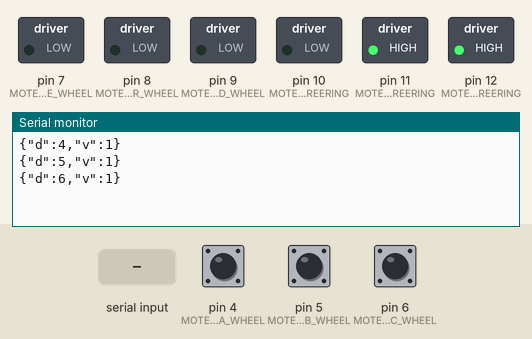
Simulated run of this program. Board: Arduino Nano, built with avr-gcc and run on an emulated ATmega328P. Shown: switched loads named in the program (green lamp = pin HIGH), the last lines printed to the serial monitor. The inputs (shaded band) are chosen by the test bench; at power-on: pin 4 (MOTER_HA_WHEEL) HIGH, pin 5 (MOTER_HB_WHEEL) HIGH, pin 6 (MOTER_HC_WHEEL) HIGH.

Above: at 1.2 s.
1.3 s: "1\n" received over Serial
At 2.1 s:
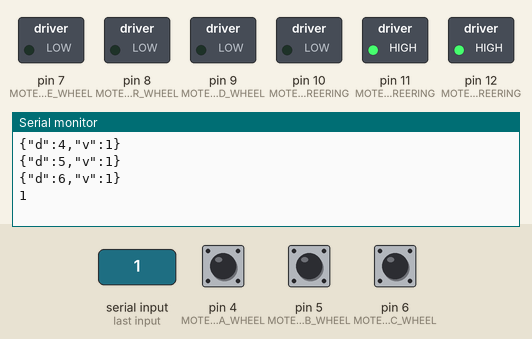
2.8 s: byte 10 ('\n') received over Serial
At 3.2 s:
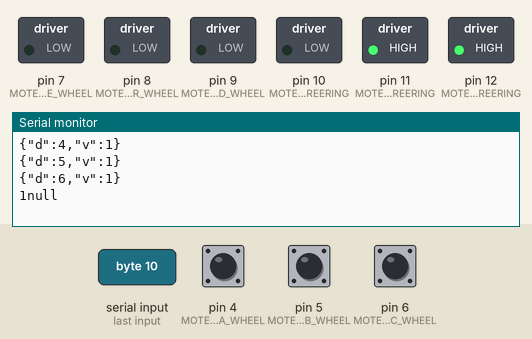

The program:

main.cpp
```cpp
#include <Arduino.h>
#include <ArduinoJson.h>

#if 0
#define DUMP_VAR(x)  { \
  Serial.print(__LINE__);\
  Serial.print("@@"#x"=<");\
  Serial.print(x);\
  Serial.print(">&$");\
}
#else
#define DUMP_VAR(x)  {}
#endif


/*
{"d":7,"v":1}
{"d":7,"v":0}

{"d":8,"v":1}
{"d":8,"v":0}

{"p":9,"v":0}
{"p":9,"v":127}
{"p":9,"v":255}


{"p":10,"v":0}
{"p":10,"v":127}
{"p":10,"v":255}

{"d":11,"v":1}
{"d":11,"v":0}

{"d":12,"v":1}
{"d":12,"v":0}

*/


// pwm pin 9 is bldc driver motor
// pwm pin 10 is linear accator for steering

const static uint8_t MOTER_SPD_WHEEL = 9;
const static uint8_t MOTER_DIR_WHEEL = 8;
const static uint8_t MOTER_BRAKE_WHEEL = 7;

const static uint8_t MOTER_HA_WHEEL = 4;
const static uint8_t MOTER_HB_WHEEL = 5;
const static uint8_t MOTER_HC_WHEEL = 6;

const static uint8_t MOTER_SPD_STREERING = 10;
const static uint8_t MOTER_IN1_STREERING = 11;
const static uint8_t MOTER_IN2_STREERING = 12;

void setup() {
  // put your setup code here, to run once:

  /*
  Digital 9/10ピン(Timer1に対応)
  TCCR1B = (TCCR1B & 0b11111000) | 0x01; //31.373kHz
  TCCR1B = (TCCR1B & 0b11111000) | 0x02; // 3.921kHz
  TCCR1B = (TCCR1B & 0b11111000) | 0x03; //   490.2Hz
  TCCR1B = (TCCR1B & 0b11111000) | 0x04; //   122.6Hz
  TCCR1B = (TCCR1B & 0b11111000) | 0x05; //    30.6kHz   */
  TCCR1B = (TCCR1B & 0b11111000) | 0x03; //   490.2Hz

  pinMode(MOTER_SPD_WHEEL, OUTPUT);
  pinMode(MOTER_DIR_WHEEL, OUTPUT);
  pinMode(MOTER_BRAKE_WHEEL, OUTPUT);

  pinMode(MOTER_HA_WHEEL, INPUT_PULLUP);
  pinMode(MOTER_HB_WHEEL, INPUT_PULLUP);
  pinMode(MOTER_HC_WHEEL, INPUT_PULLUP);

  pinMode(MOTER_SPD_STREERING, OUTPUT);
  pinMode(MOTER_IN1_STREERING, OUTPUT);
  pinMode(MOTER_IN2_STREERING, OUTPUT);


  analogWrite(MOTER_SPD_WHEEL, 0);
  analogWrite(MOTER_SPD_STREERING, 0);

  digitalWrite(MOTER_IN1_STREERING,HIGH);
  digitalWrite(MOTER_IN2_STREERING,HIGH);

  Serial.begin(115200);
}

static String gSerialInputCommand = "";
void run_comand(void) {
  DUMP_VAR(gSerialInputCommand);
  StaticJsonDocument<64> doc;
  deserializeJson(doc, gSerialInputCommand);
  serializeJson(doc, Serial);
  uint8_t portD = doc["d"].as<uint8_t>();
  DUMP_VAR(portD);
  if(portD >= 7 && portD <=12 ) {
    uint8_t value = doc["v"].as<uint8_t>();
    digitalWrite(portD,value);
  }
  uint8_t portP = doc["p"].as<uint8_t>();
  DUMP_VAR(portD);
  if(portP == MOTER_SPD_WHEEL || portP == MOTER_SPD_STREERING ) {
    uint8_t value = doc["v"].as<uint8_t>();
    analogWrite(portP, value);
  }

  /*
  uint8_t portA = doc["a"].as<uint8_t>();
  DUMP_VAR(portA);
  if(portA >= A0 && portA <= A7 ) {
    uint8_t value = doc["v"].as<uint8_t>();
    analogWrite(portA, value);
  }
  */

}

 static int gHallAValue = 0;
 static int gHallBValue = 0;
 static int gHallCValue = 0;

void readHallsReport(void){
  int HA = digitalRead(MOTER_HA_WHEEL);
  if(HA != gHallAValue) {
    StaticJsonDocument<16> doc;
    doc["d"] = MOTER_HA_WHEEL;
    doc["v"] = HA;
    serializeJson(doc, Serial);
    Serial.println("");
  }
  gHallAValue = HA;

  int HB = digitalRead(MOTER_HB_WHEEL);
  if(HB != gHallBValue) {
    StaticJsonDocument<16> doc;
    doc["d"] = MOTER_HB_WHEEL;
    doc["v"] = HB;
    serializeJson(doc, Serial);
    Serial.println("");
  }
  gHallBValue = HB;

  int HC = digitalRead(MOTER_HC_WHEEL);
  if(HC != gHallCValue) {
    StaticJsonDocument<16> doc;
    doc["d"] = MOTER_HC_WHEEL;
    doc["v"] = HC;
    serializeJson(doc, Serial);
    Serial.println("");
 }
  gHallCValue = HC;
}

void loop() {
  // put your main code here, to run repeatedly:
  if (Serial.available() > 0) {
    char incomingByte = Serial.read();
    if(incomingByte =='\n' || incomingByte =='\r') {
      run_comand();
      gSerialInputCommand = "";
    } else {
      gSerialInputCommand += incomingByte;
    }
    if(gSerialInputCommand.length() > 128) {
      gSerialInputCommand = "";
    }
  }
  readHallsReport();
}
```

Measured:
- after the input at 1.3 s, the serial monitor: prints a new line at once (image 1)
- after the input at 2.8 s, the serial monitor: prints a new line at once (image 2)
